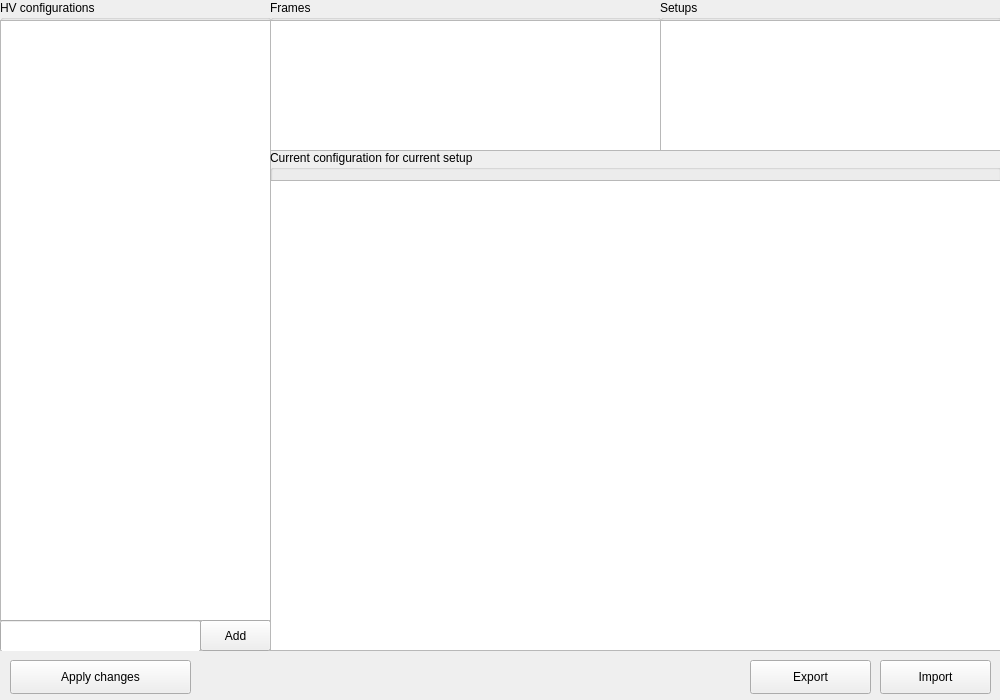
<?xml version="1.0" encoding="UTF-8"?>
<ui version="4.0">
 <class>MainWindow</class>
 <widget class="QMainWindow" name="MainWindow">
  <property name="geometry">
   <rect>
    <x>0</x>
    <y>0</y>
    <width>1000</width>
    <height>700</height>
   </rect>
  </property>
  <property name="sizePolicy">
   <sizepolicy hsizetype="Fixed" vsizetype="Fixed">
    <horstretch>0</horstretch>
    <verstretch>0</verstretch>
   </sizepolicy>
  </property>
  <property name="minimumSize">
   <size>
    <width>1000</width>
    <height>700</height>
   </size>
  </property>
  <property name="maximumSize">
   <size>
    <width>1000</width>
    <height>700</height>
   </size>
  </property>
  <property name="windowTitle">
   <string>J-PET HV manager</string>
  </property>
  <widget class="QWidget" name="centralWidget">
   <widget class="QGroupBox" name="groupBox">
    <property name="geometry">
     <rect>
      <x>0</x>
      <y>0</y>
      <width>271</width>
      <height>651</height>
     </rect>
    </property>
    <property name="title">
     <string>HV configurations</string>
    </property>
    <widget class="QTableView" name="configs">
     <property name="geometry">
      <rect>
       <x>0</x>
       <y>20</y>
       <width>271</width>
       <height>601</height>
      </rect>
     </property>
     <property name="alternatingRowColors">
      <bool>true</bool>
     </property>
    </widget>
    <widget class="QPushButton" name="pushButton_4">
     <property name="geometry">
      <rect>
       <x>200</x>
       <y>620</y>
       <width>71</width>
       <height>31</height>
      </rect>
     </property>
     <property name="text">
      <string>Add</string>
     </property>
    </widget>
    <widget class="QLineEdit" name="new_config_name">
     <property name="geometry">
      <rect>
       <x>0</x>
       <y>620</y>
       <width>201</width>
       <height>32</height>
      </rect>
     </property>
    </widget>
   </widget>
   <widget class="QGroupBox" name="groupBox_2">
    <property name="geometry">
     <rect>
      <x>270</x>
      <y>0</y>
      <width>391</width>
      <height>151</height>
     </rect>
    </property>
    <property name="title">
     <string>Frames</string>
    </property>
    <widget class="QTableView" name="frames">
     <property name="geometry">
      <rect>
       <x>0</x>
       <y>20</y>
       <width>391</width>
       <height>131</height>
      </rect>
     </property>
     <property name="alternatingRowColors">
      <bool>true</bool>
     </property>
    </widget>
   </widget>
   <widget class="QGroupBox" name="groupBox_3">
    <property name="geometry">
     <rect>
      <x>660</x>
      <y>0</y>
      <width>341</width>
      <height>151</height>
     </rect>
    </property>
    <property name="title">
     <string>Setups</string>
    </property>
    <widget class="QTableView" name="Setups">
     <property name="geometry">
      <rect>
       <x>0</x>
       <y>20</y>
       <width>341</width>
       <height>131</height>
      </rect>
     </property>
     <property name="alternatingRowColors">
      <bool>true</bool>
     </property>
    </widget>
   </widget>
   <widget class="QGroupBox" name="groupBox_4">
    <property name="geometry">
     <rect>
      <x>270</x>
      <y>150</y>
      <width>731</width>
      <height>501</height>
     </rect>
    </property>
    <property name="title">
     <string>Current configuration for current setup</string>
    </property>
    <widget class="QTableView" name="curentconfig">
     <property name="geometry">
      <rect>
       <x>0</x>
       <y>30</y>
       <width>731</width>
       <height>471</height>
      </rect>
     </property>
     <property name="alternatingRowColors">
      <bool>true</bool>
     </property>
    </widget>
   </widget>
   <widget class="QPushButton" name="pushButton">
    <property name="geometry">
     <rect>
      <x>10</x>
      <y>660</y>
      <width>181</width>
      <height>34</height>
     </rect>
    </property>
    <property name="text">
     <string>Apply changes</string>
    </property>
   </widget>
   <widget class="QPushButton" name="pushButton_2">
    <property name="geometry">
     <rect>
      <x>750</x>
      <y>660</y>
      <width>121</width>
      <height>34</height>
     </rect>
    </property>
    <property name="text">
     <string>Export</string>
    </property>
   </widget>
   <widget class="QPushButton" name="pushButton_3">
    <property name="geometry">
     <rect>
      <x>880</x>
      <y>660</y>
      <width>111</width>
      <height>34</height>
     </rect>
    </property>
    <property name="text">
     <string>Import</string>
    </property>
   </widget>
  </widget>
 </widget>
 <layoutdefault spacing="6" margin="11"/>
 <resources/>
 <connections/>
</ui>
